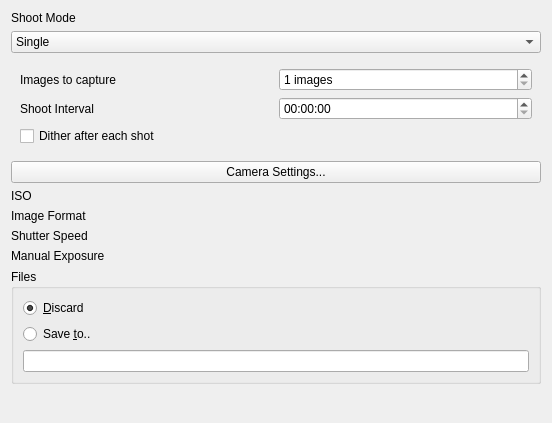
<?xml version="1.0" encoding="UTF-8"?>
<ui version="4.0">
 <class>CameraSetup</class>
 <widget class="QWidget" name="CameraSetup">
  <property name="geometry">
   <rect>
    <x>0</x>
    <y>0</y>
    <width>552</width>
    <height>423</height>
   </rect>
  </property>
  <property name="windowTitle">
   <string>Form</string>
  </property>
  <layout class="QGridLayout" name="gridLayout">
   <item row="9" column="0">
    <widget class="QLabel" name="label_6">
     <property name="text">
      <string>Image Format</string>
     </property>
    </widget>
   </item>
   <item row="10" column="1">
    <widget class="QLabel" name="shutterSpeedLabel">
     <property name="text">
      <string/>
     </property>
    </widget>
   </item>
   <item row="11" column="1">
    <widget class="QLabel" name="manualExposureLabel">
     <property name="text">
      <string/>
     </property>
    </widget>
   </item>
   <item row="12" column="0" colspan="2">
    <widget class="QGroupBox" name="groupBox">
     <property name="title">
      <string>Files</string>
     </property>
     <layout class="QGridLayout" name="gridLayout_5">
      <item row="0" column="0">
       <widget class="QRadioButton" name="outputDiscard">
        <property name="text">
         <string>&amp;Discard</string>
        </property>
        <property name="checked">
         <bool>true</bool>
        </property>
       </widget>
      </item>
      <item row="1" column="0">
       <widget class="QRadioButton" name="outputSave">
        <property name="text">
         <string>Save &amp;to..</string>
        </property>
       </widget>
      </item>
      <item row="3" column="0">
       <widget class="QLineEdit" name="outputDir">
        <property name="enabled">
         <bool>true</bool>
        </property>
       </widget>
      </item>
     </layout>
    </widget>
   </item>
   <item row="8" column="0">
    <widget class="QLabel" name="label_4">
     <property name="text">
      <string>ISO</string>
     </property>
    </widget>
   </item>
   <item row="1" column="0" colspan="2">
    <widget class="QComboBox" name="shoot_mode">
     <item>
      <property name="text">
       <string>Single</string>
      </property>
     </item>
     <item>
      <property name="text">
       <string>Continuous</string>
      </property>
     </item>
     <item>
      <property name="text">
       <string>Sequence</string>
      </property>
     </item>
    </widget>
   </item>
   <item row="9" column="1">
    <widget class="QLabel" name="imageFormatLabel">
     <property name="text">
      <string/>
     </property>
    </widget>
   </item>
   <item row="0" column="0">
    <widget class="QLabel" name="label">
     <property name="text">
      <string>Shoot Mode</string>
     </property>
    </widget>
   </item>
   <item row="11" column="0">
    <widget class="QLabel" name="label_10">
     <property name="text">
      <string>Manual Exposure</string>
     </property>
    </widget>
   </item>
   <item row="10" column="0">
    <widget class="QLabel" name="label_5">
     <property name="text">
      <string>Shutter Speed</string>
     </property>
    </widget>
   </item>
   <item row="6" column="0" colspan="2">
    <widget class="QPushButton" name="imageSettings">
     <property name="text">
      <string>Camera Settings...</string>
     </property>
    </widget>
   </item>
   <item row="8" column="1">
    <widget class="QLabel" name="isoLabel">
     <property name="text">
      <string/>
     </property>
    </widget>
   </item>
   <item row="5" column="0" colspan="2">
    <widget class="QWidget" name="repeated_shots_settings" native="true">
     <layout class="QGridLayout" name="gridLayout_2">
      <item row="1" column="0">
       <widget class="QLabel" name="label_2">
        <property name="text">
         <string>Shoot Interval</string>
        </property>
       </widget>
      </item>
      <item row="0" column="1">
       <widget class="QSpinBox" name="images_count">
        <property name="specialValueText">
         <string/>
        </property>
        <property name="suffix">
         <string> images</string>
        </property>
        <property name="minimum">
         <number>1</number>
        </property>
        <property name="maximum">
         <number>999</number>
        </property>
       </widget>
      </item>
      <item row="2" column="0" colspan="2">
       <widget class="QCheckBox" name="ditherAfterShot">
        <property name="enabled">
         <bool>true</bool>
        </property>
        <property name="text">
         <string>Dither after each shot</string>
        </property>
       </widget>
      </item>
      <item row="1" column="1">
       <widget class="QTimeEdit" name="shoot_interval">
        <property name="enabled">
         <bool>true</bool>
        </property>
        <property name="currentSection">
         <enum>QDateTimeEdit::HourSection</enum>
        </property>
        <property name="displayFormat">
         <string>HH:mm:ss</string>
        </property>
       </widget>
      </item>
      <item row="0" column="0">
       <widget class="QLabel" name="label_3">
        <property name="text">
         <string>Images to capture</string>
        </property>
       </widget>
      </item>
     </layout>
    </widget>
   </item>
   <item row="13" column="0">
    <spacer name="verticalSpacer">
     <property name="orientation">
      <enum>Qt::Vertical</enum>
     </property>
     <property name="sizeHint" stdset="0">
      <size>
       <width>20</width>
       <height>40</height>
      </size>
     </property>
    </spacer>
   </item>
  </layout>
  <zorder>label_4</zorder>
  <zorder>shutterSpeedLabel</zorder>
  <zorder>label</zorder>
  <zorder>isoLabel</zorder>
  <zorder>imageFormatLabel</zorder>
  <zorder>imageSettings</zorder>
  <zorder>label_5</zorder>
  <zorder>label_6</zorder>
  <zorder>manualExposureLabel</zorder>
  <zorder>label_10</zorder>
  <zorder>shoot_mode</zorder>
  <zorder>groupBox</zorder>
  <zorder>repeated_shots_settings</zorder>
  <zorder>verticalSpacer</zorder>
 </widget>
 <resources/>
 <connections/>
</ui>
